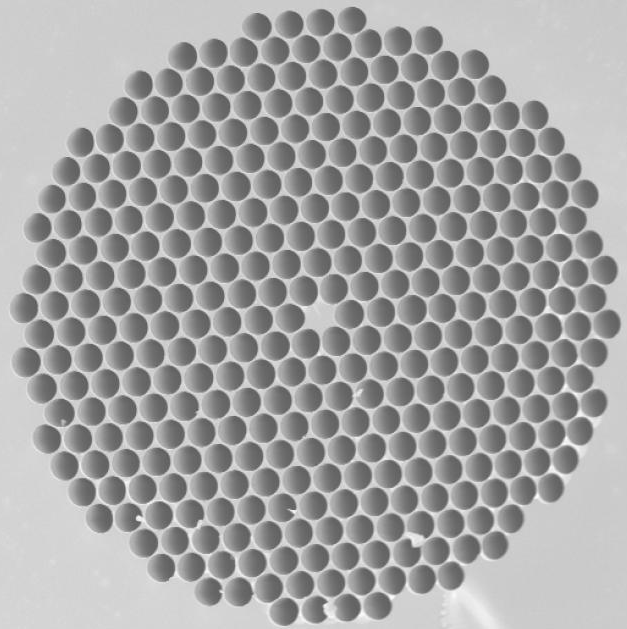
#> input picture examples/images/MOF_NRL.png, 627 x 629 px
$ python -i Image.py   (imports and definitions only)   (Python 2 division)
#> lines starting #> are read from the running program, lines starting #| are printed output that depends on the picture
# _*_ coding=utf-8 _*_
#
#---------------------------------------------------------------------------------
#Copyright © 2009 Andrew Docherty
#
#This program is part of Polymode.
#Polymode is free software: you can redistribute it and/or modify
#it under the terms of the GNU General Public License as published by
#the Free Software Foundation, either version 3 of the License, or
#(at your option) any later version.
#
#This program is distributed in the hope that it will be useful,
#but WITHOUT ANY WARRANTY; without even the implied warranty of
#MERCHANTABILITY or FITNESS FOR A PARTICULAR PURPOSE.  See the
#GNU General Public License for more details.
#
#You should have received a copy of the GNU General Public License
#along with this program.  If not, see <http://www.gnu.org/licenses/>.
#---------------------------------------------------------------------------------
"""
Image loading & regridding

To Do:
* Add other image loaders .. currently requires matplotlib.imread
*
"""

from __future__ import division

import logging
from numpy import *

def rms(f,x):
	rms = trapz(trapz(x*absolute(f)**2)) / trapz(trapz(absolute(f)**2))
	return rms

def bracket(x):
	return minimum(1.0,maximum(0.0,x))

#Class for array with index checking making it easier to perform interpolation
class guardedarray(ndarray):
	# [108 lines left out: functions __getitem__, create_grid, nn_polar_regrid, bilinear_polar_regrid, nn_inverse_polar_regrid, calc_symmetry_factor and 1 more, not called in this run]


class ImportBitmap:
	'''
	Import a bitmap image (png) file

	Parameters:
	 - filename: name of image file (not file object)
	 - density: dpi of image either single numer or tuple of (dpi_x, dpi_y)
	 - size: size in um of image either single numer or tuple of (size_x, size_y)
	 this is used to calculate the density, so only one of density, size should be given
	 - hist: histogram function to use to normalize the image data
	 - negative
	    if False black is interpreted as no material, white is interpreted as presense of material
	    if True the opposite interpretation is used
	'''
	auto_adjust=True
	histogram_levels=64
	def __init__(self, filename, density=None, size=None, rmax=None, center=None, offset=0, negative=False):

#> called with filename = '../../examples/images/MOF_NRL.png', offset = 0, negative = False
		try:		#Try using Python Imaging Libraries to load image
			from PIL import Image
			self.image = Image.open(filename)
#> self.image is the input picture: PIL image 627x629 L; min 82, max 255, mean 162.6
			idata = array(self.image).astype(float32)
		except:		#Fallback to matplotlib libraries (soon to be LodePNG?)
			from pylab import imread
			idata = imread(filename)

		#If RGB then average over all components
		#This isn't of course the perceptual intensity
		if idata.ndim>2:
			idata = idata.mean(axis=2)

		#Form a guarded array to prevent exceptions when accessing out of area
		self.image_data = guardedarray(idata.shape, buffer=idata, dtype=idata.dtype)

		#Invert the image
		if negative: self.image_data = -self.image_data

		#Set to range between 0 and 1
		self.normalize(self.image_data, clip=False, hist=False)

		#Other information
		self.Nx,self.Ny = shape(self.image_data)
		self.center = center
		self.offset = offset
		self.polar_regrid=nn_polar_regrid

		if not size is None:
			density = self.Nx/size[0], self.Ny/size[1]
		if density is None:
			density = 10.,10.
		self.density = density
		if rmax is None:
			self.rmax = min(self.Nx/density[0], self.Ny/density[1])/2
			logging.debug("Auto rmax is %.2g" % self.rmax)
		else:
			self.rmax = rmax

		logging.info( "Loaded image file %s" % filename )

	# [70 lines left out: functions get_center, regrid, contrast, not called in this run]

	def normalize(self, im, clip=False, hist=False):
#> called with clip = False, hist = False
		if hist:
			dist,value = histogram(im, bins = self.histogram_levels)
			dist_sort = dist.argsort()
			white = value[ dist_sort[-10:] ].max()
			black = value[ dist_sort[-10:] ].min()
		else:
			black = im.ravel().min()
#> black = 82
			white = im.ravel().max()
#> white = 255

		logging.debug("Normalizing: black=%.2f, white=%.2f" %(black,white))
		im -= black
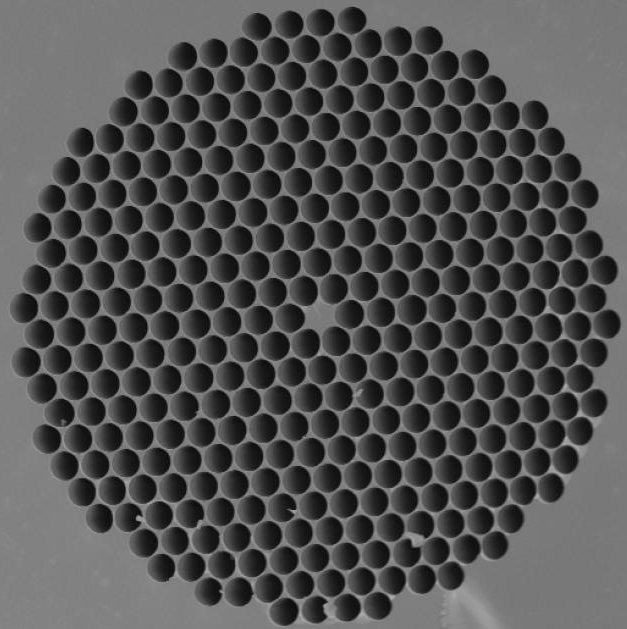
#> im: shape (629, 627) float32; min 0, max 173, mean 80.6
		im /= (white-black)
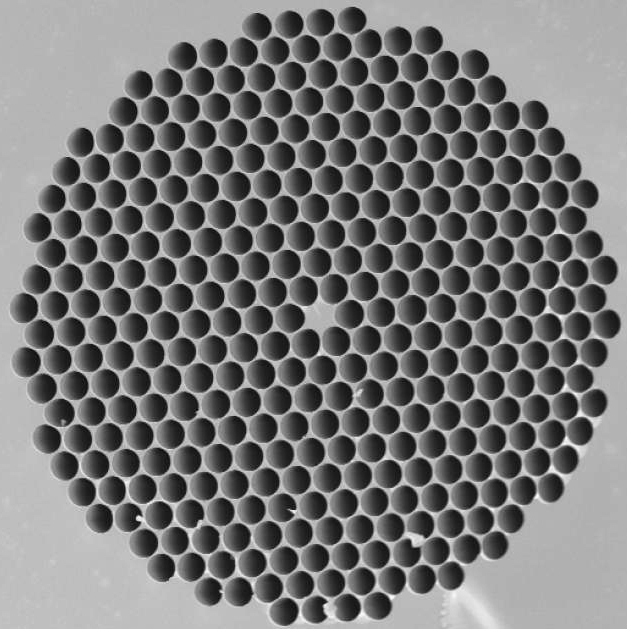
#> im: shape (629, 627) float32; min 0, max 1, mean 0.466

		if clip and hist:
			im[:] = bracket( im )
		return im

	# [5 lines left out: function gamma, not called in this run]

	def plot_histogram(self):
		import pylab
		dist,value = histogram(self.image_data, self.histogram_levels)
#> dist = 64 values, max 47991 at index 45, min 7 at index 63, mean 6162.2; value = 65 values from 0 to 173
		dist_sort = dist.argsort()
#> dist_sort = 64 values, max 63 at index 0, min 0 at index 1, mean 31.5
		white = value[ dist_sort[-10:] ].max()
#> white = 129.8
		black = value[ dist_sort[-10:] ].min()
#> black = 18.92

#> (the run stopped early here; a loop or call above may not have finished)
